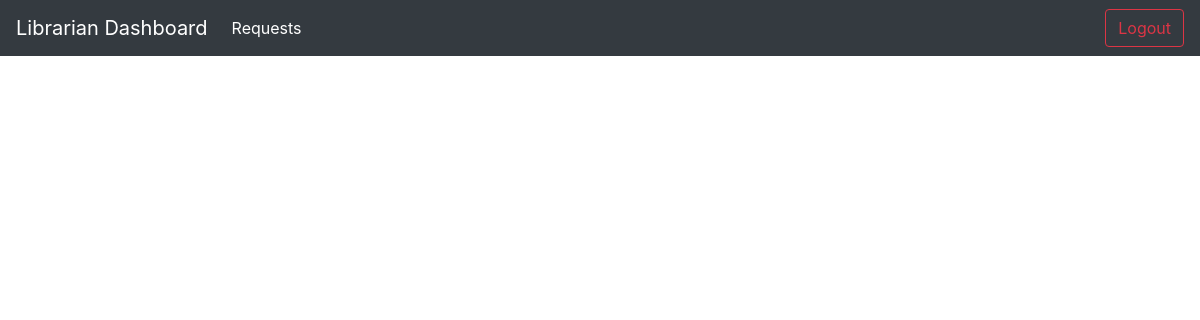
The page /section_book/3 on the database as committed earlier.
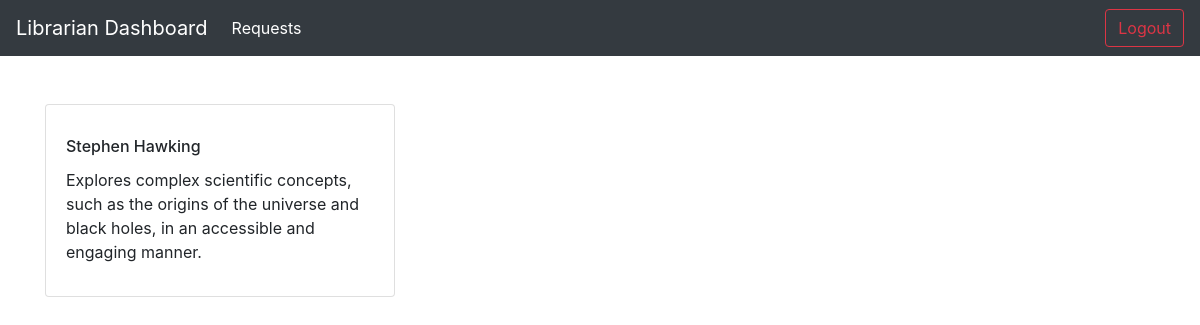
The same page on the database as committed later.
### app.py (models this page shows)
class Book(db.Model):
    id = db.Column(db.Integer, primary_key=True)
    title = db.Column(db.String(100), nullable=False)
    author = db.Column(db.String(100), nullable=False)
    description = db.Column(db.Text, nullable=True)
    section_id = db.Column(db.Integer, db.ForeignKey('section.id'), nullable=False)
    section = db.relationship('Section', backref=db.backref('books', lazy=True))

### app.py (the view)
@app.route('/section_book/<int:section_id>', methods=['GET'])
def render_section_book(section_id):
    section_books = Book.query.filter_by(section_id=section_id).all()
    return render_template('sectionBook.html', books=section_books)

### templates/sectionBook.html (shortened to what this page needs)
<!DOCTYPE html>
<html lang="en">
  <head>
    <link
      rel="stylesheet"
      href="https://maxcdn.bootstrapcdn.com/bootstrap/4.5.2/css/bootstrap.min.css"
    />
  </head>
  <body>
    <nav class="navbar navbar-expand-lg navbar-dark bg-dark">
      <a class="navbar-brand" href="{{url_for('librarian_dashboard')}}">Librarian Dashboard</a>
      <div class="collapse navbar-collapse" id="navbarSupportedContent">
        <ul class="navbar-nav mr-auto">
          <li class="nav-item active">
            <a class="nav-link" href="{{url_for('view_requests')}}">Requests</a>
          </li>
        </ul>
        <form
          action="{{ url_for('librarian_logout') }}"
          method="post"
          class="form-inline my-2 my-lg-0"
        >
          <button class="btn btn-outline-danger my-2 my-sm-0" type="submit">
            Logout
          </button>
        </form>
      </div>
    </nav>
    <div class="container mt-5">
      <div class="row">
        {% for book in books%}
        <div class="col-md-4">
          <div class="card mb-3">
            <div class="card-body">
              <h6 class="card-title">{{ book.author }}</h6>
              <p class="card-title">{{ book.description }}</p>
            </div>
          </div>
        </div>
        {% endfor %}
      </div>
    </div>
  </body>
</html>

Rows that differ between the two databases and show on the page:
added Book: author "Stephen Hawking", description "Explores complex scientific concepts, such as the origins of the universe and black holes, in an accessible and engaging manner."
